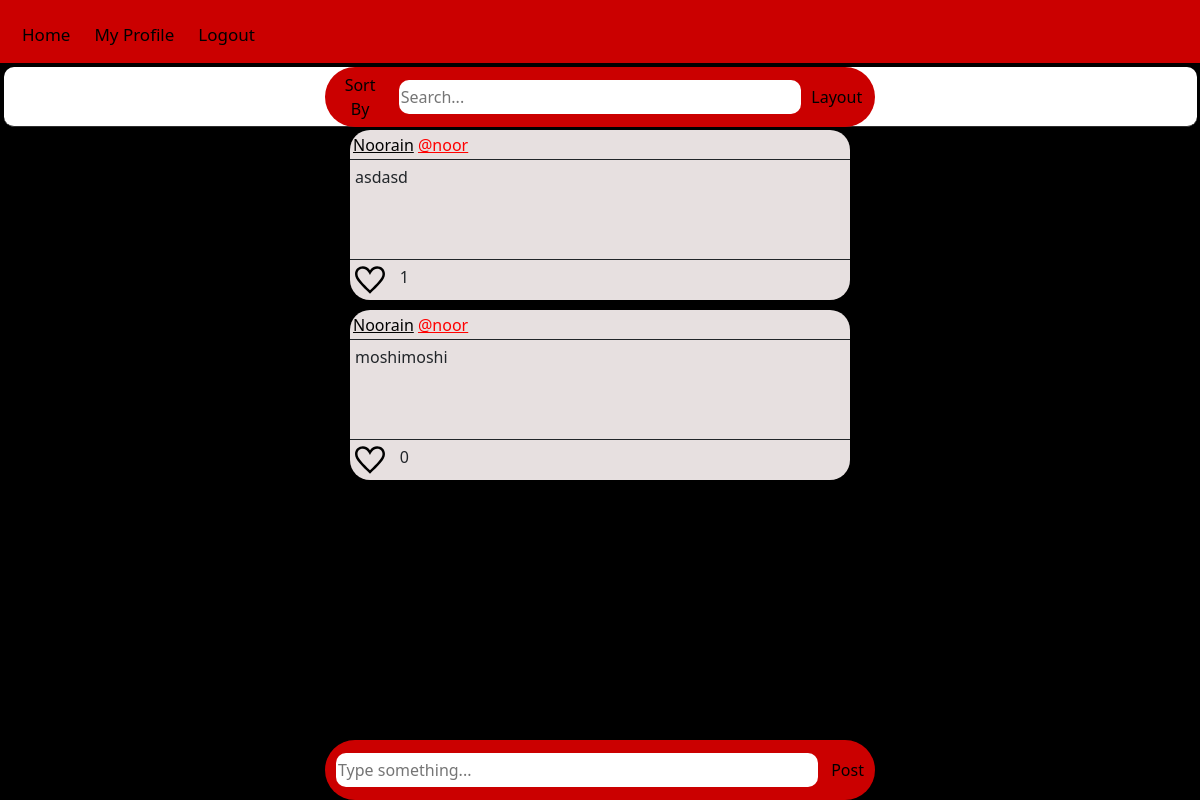
Before: /dashboard (signed in) with the older database file.
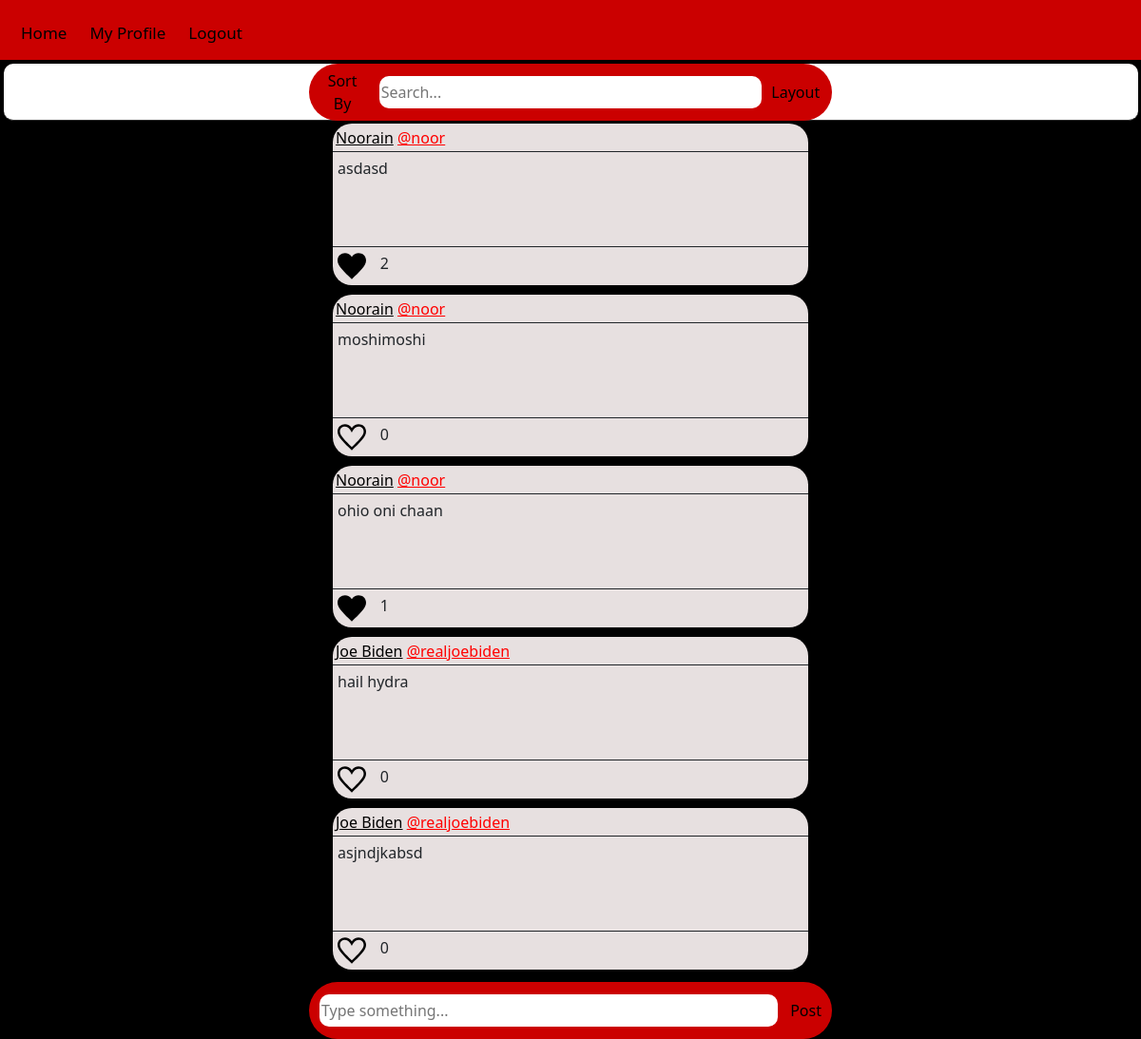
After: the same page with the newer database file.
### tables this page shows
CREATE TABLE posts 
            (post_id INTEGER NOT NULL,
            username TEXT NOT NULL,
            post TEXT NOT NULL,
            post_time DATETIME, name TEXT NOT NULL, likes INTEGER,
            PRIMARY KEY(post_id));

### app.py (the view)
@app.route("/dashboard", methods=["GET", "POST"])
@login_required
def dashboard():
    if request.method=="POST":
        return render_template("dashboard01.html", username=session["username"], )
    else:
        print("asdasdasdasdasd")
        post_data = db.execute("SELECT * FROM posts")
        like = db.execute("SELECT * FROM likes WHERE user_id=?", session["user_id"])
        post_id=[]
        for i in like:
            post_id.append(i["post_id"])
        print(post_id)
        for i in post_data:
            if i["post_id"] in post_id:
                i.update({"post_liked": "1"})
            else:
                i.update({"post_liked": "0"})
            print(i)
        return render_template("dashboard01.html", post_data=post_data)

### helpers.py (called while the page is built)
def login_required(f):
    @wraps(f)
    def decorated_function(*args, **kwargs):
        if session.get("user_id") is None:
            return redirect("/login")
        return f(*args, **kwargs)
    return decorated_function

### templates/dashboard01.html (shortened to what this page needs)
{% extends "layout01.html" %}
{% block main %}
     <div class="main-body-top">
        <div class="main-body-top-container">
            <div class="main-body-top-item-1">
                <button class="sort-by-btn">Sort By</button>
            </div>
                <div class="main-body-top-item-2">
                    <form action="/search" method="get">
                        <input class="search-bar" type="text" placeholder="Search..." name="search">
                    </form>
                </div>
            <div class="main-body-top-item-3">
                <button class="layout-btn">Layout</button>
            </div>
        </div>
    </div>
     <div class="main-body-middle" id="middle-container">
        <div class="main-body-middle-post-container">
            {% for i in post_data %}
            <div class="posts">
                <div class="post-box-1">
                    <div class="box-1-item-1">
                        <a class="Name" style="color: rgb(0, 0, 0);">{{ i["name"] }}</a>
                        <a class="username" style="color: rgb(255, 0, 0);">{{ "@" ~ i["username"] }}</a>
                    </div>
                </div>
                <div class="post-box-2">
                    <p>{{ i["post"] }}</p>
                </div>
                <div class="post-box-3">
                    <div class="box-3-item-1">
                        <div class="like-btn" id="{{ i['post_id']}}" onclick='like(this.id)'>
                            {% if i['post_liked'] == '1' %}
                            <svg id="dislike{{ i["post_id"]}}" style="display: block; width: 30px; height: 30px;" xlmns="http://www.w3.org/2000/svg" viewBox="0 0 24 24">
                                <path d="M12 4.248c-3.148-5.402-12-3.825-12 2.944 0 4.661 5.571 9.427 12 15.808 6.43-6.381 12-11.147
                                    12-15.808 0-6.792-8.875-8.306-12-2.944z"/>
                            </svg>
                            {% else %}
                            <svg id="like{{ i["post_id"]}}" style="display: block; width: 30px; height: 30px;" xlmns="http://www.w3.org/2000/svg"  viewBox="0 0 24 24">
                                <path d="M6.28 3c3.236.001 4.973 3.491 5.72 5.031.75-1.547 2.469-5.021
                                    5.726-5.021 2.058 0 4.274 1.309 4.274 4.182 0 3.442-4.744 7.851-10 13-5.258-5.151-10-9.559-10-13
                                    0-2.676 1.965-4.193 4.28-4.192zm.001-2c-3.183 0-6.281 2.187-6.281 6.192 0 4.661 5.57 9.427 12 15.808 6.43-6.381 12-11.147
                                    12-15.808 0-4.011-3.097-6.182-6.274-6.182-2.204 0-4.446 1.042-5.726 3.238-1.285-2.206-3.522-3.248-5.719-3.248z"/>
                            </svg>
                            {% endif %}
                        </div>
                        <div class="like-count">
                            <p id="count{{ i["post_id"]}}">{{ i["likes"]}}</p>
                        </div>
                    </div>
                </div>
            </div>
            {% endfor %}
        </div>
    </div>
    <div class="main-body-last">
        <form action="/add" method="post">
        <div class="message-container">
            <div class="message-box">
                <input type="textarea" autocomplete="off" font-size="16px" class="message-box" placeholder="Type something..." name="message">
            </div>
            <div class="post-btn">
                <button type="submit" class="post-btn">Post</button>
            </div>
        </div>
        </form>
    </div>
{% endblock %}

### templates/layout01.html (shortened to what this page needs)
<!DOCTYPE html>
<html lang = 'en'>
    <head>
        <link href="https://cdn.jsdelivr.net/npm/bootstrap@5.3.2/dist/css/bootstrap.min.css" rel="stylesheet">
        <link href = "/static/styles.css" rel="stylesheet">
    </head>
    <body>
        <nav>
            <div class="page-container">
                <div class="page-items">
                    {% if session["user_id"] %}
                    <a class="nav-item" href="/">Home</a>
                    <a class="nav-item" href="/myprofile">My Profile</a>
                    <a class="nav-item" href="/logout">Logout</a>
                    {% else %}
                    <a class="nav-item" href="/register">Register</a>
                    <a class="nav-item" href="/login">Login</a>
                    {% endif %}
                </div>
            </div>
        </nav>
        <main>
            <div class="main-body">
                {% block main %}{% endblock %}
            </div>
        </main>
    </body>
</html>

### static/styles.css (style rules this page uses)
html body { position: relative; }
.page-container { width: 100%; height: 63px; padding: 20px 20px 10px 20px; background-color: #cb0000; }
.page-items { display: flex; justify-content: left; gap: 20px; }
.page-items a { color: black; text-decoration: none; font-size: 17px; padding: 2px; }
.main-body { background-color: black; height: calc(100vh - 63px); width: 100vw; display: flex; flex-direction: column; align-items: center; }
.main-body-top { width: calc(100vw - 7px); height: 60px; border-bottom: 0.5px solid rgb(46, 46, 46); border-radius: 10px; background-color: white; display: flex; justify-content: center; margin: 4px 0px 0px 0px; }
.main-body-top-container { display: flex; justify-content: space-between; align-items: center; flex-direction: row; gap: 10px; width: auto; min-width: 550px; height: 60px; background-color: #cb0000; border-radius: 30px; }
.main-body-top-item-1 { width: 55px; margin-left: 10px; }
.main-body-top-item-3 { width: 55px; margin-right: 10px; }
.sort-by-btn, .layout-btn { background: none; padding: 0px; border: none; width: 50.15px; }
.main-body-top-item-2 { border: none; outline: none; height: 34px; width: 75%; }
.search-bar { width: 100%; height: 34px; border: none; outline: none; border-radius: 10px; }
.main-body-middle { width: 100%; height: calc(100% - 124px); display: flex; align-items: center; flex-direction: column; }
.main-body-middle-post-container { min-width: 500px; max-width: 500px; height: 100%; overflow-y: scroll; padding-top: 3px; padding-bottom: 3px; }
.posts { background-color: rgb(231, 224, 224); width: 100%; height: max-content; margin-bottom: 10px; border-radius: 20px;; }
.post-box-1 { width: 100%; height: 30px; padding: 3px; border-bottom: 1px solid; }
.post-box-2 { width: 100%; height: max-content; min-height: 100px; padding: 5px; border-bottom: 1px solid; }
.post-box-3 { width: 100%; height: 40px; padding: 5px; }
.box-3-item-1 { width: 54px; height: 30px; display: flex; justify-content: space-between; flex-direction: row; }
.main-body-last { width: 100%; height: 60px; display: flex; justify-content: center; }
.message-container { padding: 5px; width: 550px; height: 60px; display: flex; justify-content: space-between; gap: 10px; align-items: center; flex-direction: row; background-color: #cb0000; border-radius: 30px; }
.message-box { width: 100%; height: 34px; border: none; outline: none; border-radius: 10px; margin-left: 3px; }
.post-btn { border: none; color: black; background: none; }

Changed rows visible on the page:
changed posts "asdasd": likes "1" → "2"
added posts: name "Noorain", username "@noor", post "ohio oni chaan", {{ i["post_id"] }} 3 (drawn), likes "1"
added posts: name "Joe Biden", username "@realjoebiden", post "hail hydra", likes "0"
added posts: name "Joe Biden", username "@realjoebiden", post "asjndjkabsd", likes "0"
